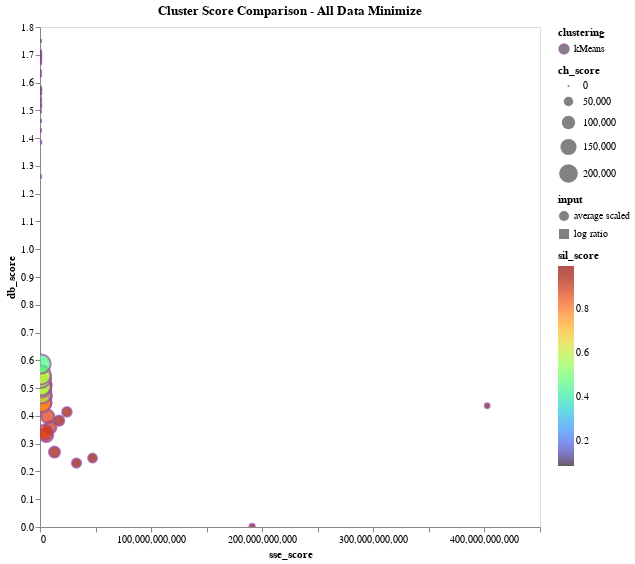

Here is the notebook cell this chart was saved with:
### Code cell
# Data: Raw Scaled, Average Scaled, Log Ratio Scaled
data = df_kmeans_metrics
domain = ['kMeans']
title = "Cluster Score Comparison - All Data Minimize"

# Minimize position (left corner)
x_axis = 'sse_score:Q'
y_axis ='db_score:Q'
    
# Maximize size and gradient
size = 'ch_score:Q'
gradient = 'sil_score:Q'

plot_comparison_plot(data, domain, title, x_axis, y_axis, size, gradient)

### Figure 1 — Vega-Lite specification as saved in the notebook (floating-point values rounded to 4 significant figures)
{"config": {"view": {"continuousWidth": 400, "continuousHeight": 300}, "axis": {"grid": false}}, "data": {"name": "data-50235db2b83b78d79e888eedd80534c2"}, "mark": {"type": "point", "strokeOpacity": 1.0}, "encoding": {"color": {"type": "nominal", "field": "clustering", "scale": {"domain": ["kMeans"], "range": ["#984EA3", "#F58517"]}}, "fill": {"type": "quantitative", "field": "sil_score", "scale": {"scheme": "turbo"}}, "shape": {"type": "nominal", "field": "input"}, "size": {"type": "quantitative", "field": "ch_score"}, "tooltip": [{"type": "nominal", "field": "input"}, {"type": "nominal", "field": "clustering"}, {"type": "nominal", "field": "n_clusters"}, {"type": "quantitative", "field": "sse_score"}, {"type": "quantitative", "field": "db_score"}, {"type": "quantitative", "field": "ch_score"}, {"type": "quantitative", "field": "sil_score"}], "x": {"type": "quantitative", "field": "sse_score"}, "y": {"type": "quantitative", "field": "db_score"}}, "height": 500, "selection": {"selector014": {"type": "interval", "bind": "scales", "encodings": ["x", "y"]}}, "title": "Cluster Score Comparison - All Data Minimize", "width": 500, "$schema": "https://vega.github.io/schema/vega-lite/v4.8.1.json", "datasets": {"data-50235db2b83b78d79e888eedd80534c2": [{"input": "log ratio", "clustering": "kMeans", "sil_score": 0.7265, "sse_score": 119100.0, "ch_score": 1417.0, "db_score": 0.4276, "n_clusters": 2}, {"input": "log ratio", "clustering": "kMeans", "sil_score": 0.1788, "sse_score": 98880.0, "ch_score": 1282.0, "db_score": 1.385, "n_clusters": 3}, {"input": "log ratio", "clustering": "kMeans", "sil_score": 0.182, "sse_score": 89580.0, "ch_score": 1089.0, "db_score": 1.261, "n_clusters": 4}, {"input": "log ratio", "clustering": "kMeans", "sil_score": 0.1502, "sse_score": 82600.0, "ch_score": 974.4, "db_score": 1.514, "n_clusters": 5}, {"input": "log ratio", "clustering": "kMeans", "sil_score": 0.1523, "sse_score": 76260.0, "ch_score": 914.1, "db_score": 1.462, "n_clusters": 6}, {"input": "log ratio", "clustering": "kMeans", "sil_score": 0.124, "sse_score": 71830.0, "ch_score": 851.8, "db_score": 1.497, "n_clusters": 7}, {"input": "log ratio", "clustering": "kMeans", "sil_score": 0.1305, "sse_score": 68250.0, "ch_score": 799.7, "db_score": 1.428, "n_clusters": 8}, {"input": "log ratio", "clustering": "kMeans", "sil_score": 0.1179, "sse_score": 65870.0, "ch_score": 743.9, "db_score": 1.52, "n_clusters": 9}, {"input": "log ratio", "clustering": "kMeans", "sil_score": 0.1289, "sse_score": 63970.0, "ch_score": 694.5, "db_score": 1.543, "n_clusters": 10}, {"input": "log ratio", "clustering": "kMeans", "sil_score": 0.1124, "sse_score": 62240.0, "ch_score": 653.9, "db_score": 1.532, "n_clusters": 11}, {"input": "log ratio", "clustering": "kMeans", "sil_score": 0.1177, "sse_score": 60420.0, "ch_score": 623.9, "db_score": 1.581, "n_clusters": 12}, {"input": "log ratio", "clustering": "kMeans", "sil_score": 0.1173, "sse_score": 58900.0, "ch_score": 595.5, "db_score": 1.563, "n_clusters": 13}, {"input": "log ratio", "clustering": "kMeans", "sil_score": 0.1109, "sse_score": 57840.0, "ch_score": 565.5, "db_score": 1.575, "n_clusters": 14}, {"input": "log ratio", "clustering": "kMeans", "sil_score": 0.1138, "sse_score": 56460.0, "ch_score": 545.2, "db_score": 1.574, "n_clusters": 15}, {"input": "log ratio", "clustering": "kMeans", "sil_score": 0.1113, "sse_score": 55430.0, "ch_score": 523.4, "db_score": 1.561, "n_clusters": 16}, {"input": "log ratio", "clustering": "kMeans", "sil_score": 0.104, "sse_score": 54700.0, "ch_score": 500.5, "db_score": 1.75, "n_clusters": 17}, {"input": "log ratio", "clustering": "kMeans", "sil_score": 0.1176, "sse_score": 53500.0, "ch_score": 487.1, "db_score": 1.627, "n_clusters": 18}, {"input": "log ratio", "clustering": "kMeans", "sil_score": 0.109, "sse_score": 52550.0, "ch_score": 472.4, "db_score": 1.67, "n_clusters": 19}, {"input": "log ratio", "clustering": "kMeans", "sil_score": 0.1022, "sse_score": 51770.0, "ch_score": 457.5, "db_score": 1.675, "n_clusters": 20}, {"input": "log ratio", "clustering": "kMeans", "sil_score": 0.09992, "sse_score": 51270.0, "ch_score": 440.8, "db_score": 1.712, "n_clusters": 21}, {"input": "log ratio", "clustering": "kMeans", "sil_score": 0.08835, "sse_score": 50700.0, "ch_score": 426.7, "db_score": 1.64, "n_clusters": 22}, {"input": "log ratio", "clustering": "kMeans", "sil_score": 0.09442, "sse_score": 49970.0, "ch_score": 416.0, "db_score": 1.684, "n_clusters": 23}, {"input": "log ratio", "clustering": "kMeans", "sil_score": 0.09226, "sse_score": 49360.0, "ch_score": 404.9, "db_score": 1.701, "n_clusters": 24}, {"input": "log ratio", "clustering": "kMeans", "sil_score": 0.09361, "sse_score": 48460.0, "ch_score": 398.4, "db_score": 1.687, "n_clusters": 25}, {"input": "log ratio", "clustering": "kMeans", "sil_score": 0.09057, "sse_score": 47960.0, "ch_score": 388.1, "db_score": 1.699, "n_clusters": 26}, {"input": "log ratio", "clustering": "kMeans", "sil_score": 0.09198, "sse_score": 47360.0, "ch_score": 379.8, "db_score": 1.695, "n_clusters": 27}, {"input": "log ratio", "clustering": "kMeans", "sil_score": 0.09352, "sse_score": 47190.0, "ch_score": 367.6, "db_score": 1.679, "n_clusters": 28}, {"input": "log ratio", "clustering": "kMeans", "sil_score": 0.08728, "sse_score": 46630.0, "ch_score": 360.4, "db_score": 1.708, "n_clusters": 29}, {"input": "average scaled", "clustering": "kMeans", "sil_score": 0.9977, "sse_score": 402500000000.0, "ch_score": 11690.0, "db_score": 0.4366, "n_clusters": 2}, {"input": "average scaled", "clustering": "kMeans", "sil_score": 0.9968, "sse_score": 190900000000.0, "ch_score": 14650.0, "db_score": 0.00169, "n_clusters": 3}, {"input": "average scaled", "clustering": "kMeans", "sil_score": 0.9932, "sse_score": 47300000000.0, "ch_score": 43660.0, "db_score": 0.2482, "n_clusters": 4}, {"input": "average scaled", "clustering": "kMeans", "sil_score": 0.9917, "sse_score": 32870000000.0, "ch_score": 47580.0, "db_score": 0.2302, "n_clusters": 5}, {"input": "average scaled", "clustering": "kMeans", "sil_score": 0.9647, "sse_score": 24220000000.0, "ch_score": 51950.0, "db_score": 0.4144, "n_clusters": 6}, {"input": "average scaled", "clustering": "kMeans", "sil_score": 0.9646, "sse_score": 17200000000.0, "ch_score": 61240.0, "db_score": 0.383, "n_clusters": 7}, {"input": "average scaled", "clustering": "kMeans", "sil_score": 0.9679, "sse_score": 13040000000.0, "ch_score": 69410.0, "db_score": 0.2698, "n_clusters": 8}, {"input": "average scaled", "clustering": "kMeans", "sil_score": 0.8923, "sse_score": 9339000000.0, "ch_score": 84980.0, "db_score": 0.3586, "n_clusters": 9}, {"input": "average scaled", "clustering": "kMeans", "sil_score": 0.8832, "sse_score": 6817000000.0, "ch_score": 103600.0, "db_score": 0.3983, "n_clusters": 10}, {"input": "average scaled", "clustering": "kMeans", "sil_score": 0.8852, "sse_score": 5662000000.0, "ch_score": 112300.0, "db_score": 0.3307, "n_clusters": 11}, {"input": "average scaled", "clustering": "kMeans", "sil_score": 0.882, "sse_score": 4307000000.0, "ch_score": 134300.0, "db_score": 0.341, "n_clusters": 12}, {"input": "average scaled", "clustering": "kMeans", "sil_score": 0.835, "sse_score": 3726000000.0, "ch_score": 142400.0, "db_score": 0.4723, "n_clusters": 13}, {"input": "average scaled", "clustering": "kMeans", "sil_score": 0.8193, "sse_score": 3260000000.0, "ch_score": 150200.0, "db_score": 0.5127, "n_clusters": 14}, {"input": "average scaled", "clustering": "kMeans", "sil_score": 0.8553, "sse_score": 2842000000.0, "ch_score": 160000.0, "db_score": 0.4475, "n_clusters": 15}, {"input": "average scaled", "clustering": "kMeans", "sil_score": 0.7525, "sse_score": 2510000000.0, "ch_score": 169100.0, "db_score": 0.5049, "n_clusters": 16}, {"input": "average scaled", "clustering": "kMeans", "sil_score": 0.7546, "sse_score": 2261000000.0, "ch_score": 176000.0, "db_score": 0.4489, "n_clusters": 17}, {"input": "average scaled", "clustering": "kMeans", "sil_score": 0.7827, "sse_score": 2179000000.0, "ch_score": 171900.0, "db_score": 0.499, "n_clusters": 18}, {"input": "average scaled", "clustering": "kMeans", "sil_score": 0.7828, "sse_score": 1930000000.0, "ch_score": 183200.0, "db_score": 0.4451, "n_clusters": 19}, {"input": "average scaled", "clustering": "kMeans", "sil_score": 0.6576, "sse_score": 1773000000.0, "ch_score": 189000.0, "db_score": 0.488, "n_clusters": 20}, {"input": "average scaled", "clustering": "kMeans", "sil_score": 0.6113, "sse_score": 1650000000.0, "ch_score": 192800.0, "db_score": 0.4776, "n_clusters": 21}, {"input": "average scaled", "clustering": "kMeans", "sil_score": 0.5911, "sse_score": 1527000000.0, "ch_score": 198400.0, "db_score": 0.4994, "n_clusters": 22}, {"input": "average scaled", "clustering": "kMeans", "sil_score": 0.5907, "sse_score": 1442000000.0, "ch_score": 200600.0, "db_score": 0.5088, "n_clusters": 23}, {"input": "average scaled", "clustering": "kMeans", "sil_score": 0.5869, "sse_score": 1398000000.0, "ch_score": 197900.0, "db_score": 0.5429, "n_clusters": 24}, {"input": "average scaled", "clustering": "kMeans", "sil_score": 0.5865, "sse_score": 1332000000.0, "ch_score": 198900.0, "db_score": 0.5336, "n_clusters": 25}, {"input": "average scaled", "clustering": "kMeans", "sil_score": 0.5867, "sse_score": 1278000000.0, "ch_score": 199000.0, "db_score": 0.5065, "n_clusters": 26}, {"input": "average scaled", "clustering": "kMeans", "sil_score": 0.569, "sse_score": 1187000000.0, "ch_score": 205900.0, "db_score": 0.5358, "n_clusters": 27}, {"input": "average scaled", "clustering": "kMeans", "sil_score": 0.5926, "sse_score": 1134000000.0, "ch_score": 207500.0, "db_score": 0.5474, "n_clusters": 28}, {"input": "average scaled", "clustering": "kMeans", "sil_score": 0.4473, "sse_score": 1095000000.0, "ch_score": 207200.0, "db_score": 0.5867, "n_clusters": 29}]}}
